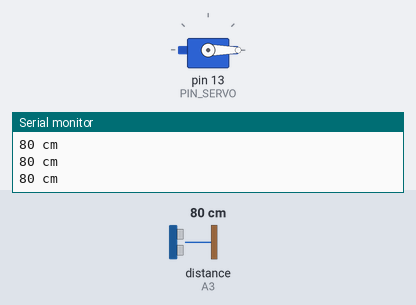
The sketch below on a simulated Arduino Uno, built with avr-gcc and run on an emulated ATmega328P. Shown: servo, the last lines printed to the serial monitor. Wiring (inferred from the names in the program): ultrasonic range finder: trigger A2; echo A3. Inputs (shaded band) come from the test bench; at power-on: distance to the obstacle (sensor on A3) 80 cm. The echo pulse lasts 58.3 µs per cm.

Above: at 1.2 s.
1.3 s: distance to the obstacle (sensor on A3) set to 27 cm
2.8 s: distance to the obstacle (sensor on A3) set to 22 cm
At 4.0 s:
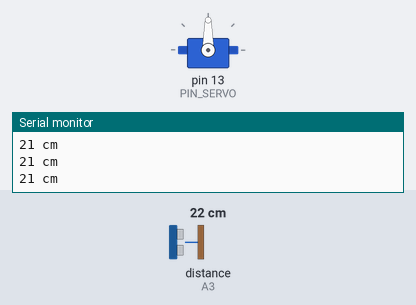
4.3 s: distance to the obstacle (sensor on A3) set to 35 cm
At 4.9 s:
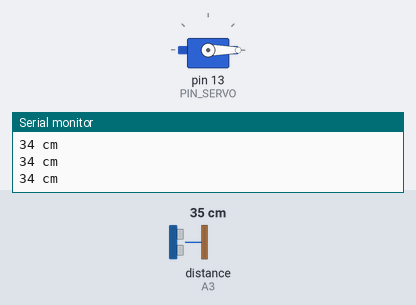
5.9 s: distance to the obstacle (sensor on A3) set to 2 cm
At 6.9 s:
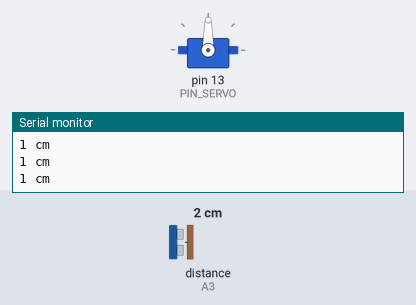
Timing chart, 0 to 8.5 s (numbered marks = the images above; inputs shaded):
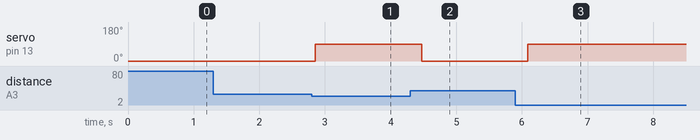

The sketch:

test_couvercle.ino
```cpp
#include <Servo.h>

Servo couvercle;
const int PIN_SERVO = 13;
const int PIN_TRIG = A2;
const int PIN_ECHO = A3;

void setup() {
  Serial.begin(9600);
  pinMode(PIN_TRIG, OUTPUT);
  pinMode(PIN_ECHO, INPUT);
  couvercle.attach(PIN_SERVO);
  couvercle.write(0);
}

void loop() {
  digitalWrite(PIN_TRIG, LOW);
  delayMicroseconds(2);
  digitalWrite(PIN_TRIG, HIGH);
  delayMicroseconds(10);
  digitalWrite(PIN_TRIG, LOW);
  long duree = pulseIn(PIN_ECHO, HIGH, 12000);
  int cm = (duree == 0) ? 999 : duree / 58;
  Serial.print(cm);
  Serial.println(" cm");

  if (cm < 25) couvercle.write(90);   // main proche : ouvert
  else couvercle.write(0);            // sinon : ferme
  delay(200);
}
```

Measured:
- the behaviour switches between 26 and 25 cm on distance to the obstacle (sensor on A3) (found by bisection; images 0 and 1)
- after the input at 2.8 s, servo on pin 13 (PIN_SERVO): 0° → 90° after 0.06 s
- after the input at 4.3 s, servo on pin 13 (PIN_SERVO): 90° → 0° after 0.17 s
- after the input at 5.9 s, servo on pin 13 (PIN_SERVO): 0° → 90° after 0.19 s
